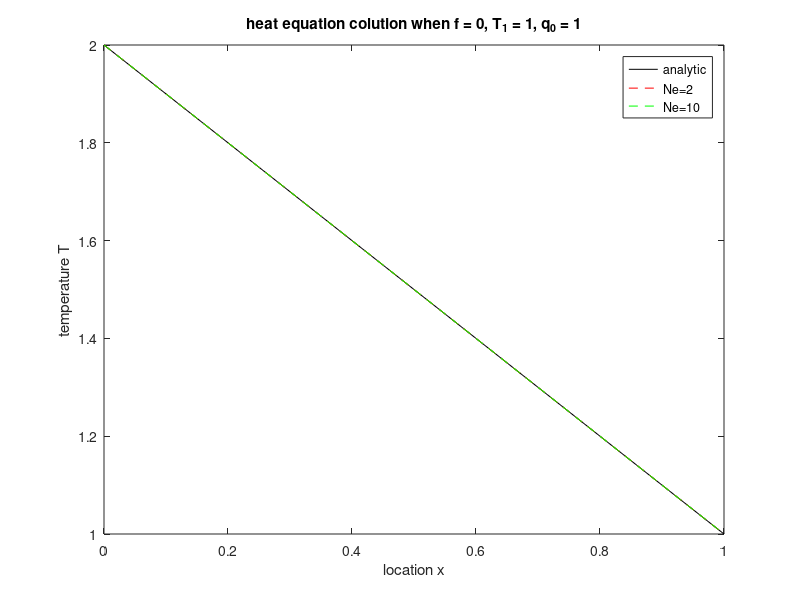

Recreate this plot in MATLAB.
clear;
f = 0; T1 = 1; q0 = 1;

sample = 101;
x = linspace(0, 1, sample);
T = zeros(1, sample);

%% get the analytic solution
for i = 1:sample
    T(i) = T1 + (1-x(i))*q0 + 0.5*(1-x(i)^2)*f;
end

figure
plot(x,T,'k');
hold on

%% choose Ne = 2
Ne = 2; 
dx = 1/Ne;
K = zeros(Ne, Ne);
for i = 1:Ne-1
    K(i,i) = K(i,i) + 1/dx;
    K(i,i+1) = -1/dx;
    K(i+1, i) = -1/dx;
    K(i+1,i+1) = K(i+1, i+1) + 1/dx;
end
K(Ne, Ne) = K(Ne, Ne) + 1/dx;

F = ones(Ne, 1)*dx*f;
F(1) = 0.5*dx*f + q0; 
F(Ne) =  dx*f + T1/dx; 

dB = inv(K)*F;
dB(Ne+1) = T1;

for i = 1:sample-1
    cx = x(i); %current x
    e = floor(cx/dx) + 1;
    % disp(e);
    T(i) = dB(e)*(e*dx - cx)/dx + dB(e+1)*(cx - (e-1)*dx)/dx;
end
T(101) = T1;
plot(x,T,'--r');
hold on

%% choose Ne = 10

Ne = 10; 
dx = 1/Ne;
K = zeros(Ne, Ne);
for i = 1:Ne-1
    K(i,i) = K(i,i) + 1/dx;
    K(i,i+1) = -1/dx;
    K(i+1, i) = -1/dx;
    K(i+1,i+1) = K(i+1, i+1) + 1/dx;
end
K(Ne, Ne) = K(Ne, Ne) + 1/dx;

F = ones(Ne, 1)*dx*f;
F(1) = 0.5*dx*f + q0; 
F(Ne) =  dx*f + T1/dx; 

dB = inv(K)*F;
dB(Ne+1) = T1;

for i = 1:sample-1
    cx = x(i); %current x
    e = floor(cx/dx) + 1;
    % disp(e);
    T(i) = dB(e)*(e*dx - cx)/dx + dB(e+1)*(cx - (e-1)*dx)/dx;
end
T(101) = T1;
plot(x,T,'--g');

xlabel('location x')
ylabel('temperature T')
title('heat equation colution when f = 0, T_1 = 1, q_0 = 1')
legend('analytic', 'Ne=2', 'Ne=10');
saveas(gcf, 'f=0.png');

